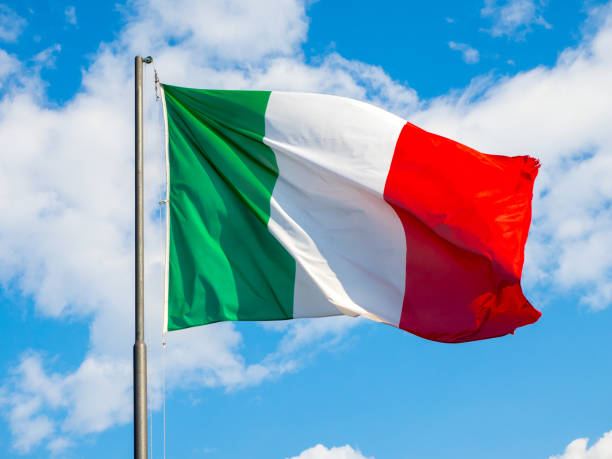
#> input picture Ejemplos/ejemplosTema1/images/banderaItalia.jpg, 612 x 459 px
$ python ejemplo06.py
#> lines starting #> are read from the running program, lines starting #| are printed output that depends on the picture
# Objetivos:
# - Creación de un gif animado
# - Guardar imagen en un archivo

import skimage as ski
import numpy as np
import imageio
import webbrowser

imagenOriginal = ski.io.imread("images/banderaItalia.jpg")
#> imagenOriginal is the input picture: shape (459, 612, 3); mean R, G, B 128.2, 164.1, 189.3
imagenReflejada = imagenOriginal[:, ::-1, :]
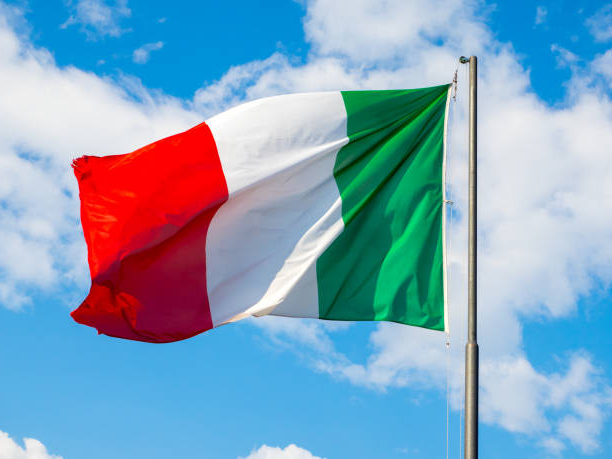
#> imagenReflejada: shape (459, 612, 3); mean R, G, B 128.2, 164.1, 189.3

secuencia = np.stack([imagenOriginal, imagenReflejada], axis=0)

print(f"Forma de la secuencia: {secuencia.shape}")
#| Forma de la secuencia: (2, 459, 612, 3)

imageio.mimsave("images/bandera.gif", secuencia, loop=0, fps=2)  # También podría ser PNG

# Abre el archivo gif desde un navegador...
webbrowser.open("images/bandera.gif")

$ run again, with Ejemplos/ejemplosTema1/images/banderaIrlanda.jpg copied over Ejemplos/ejemplosTema1/images/banderaItalia.jpg
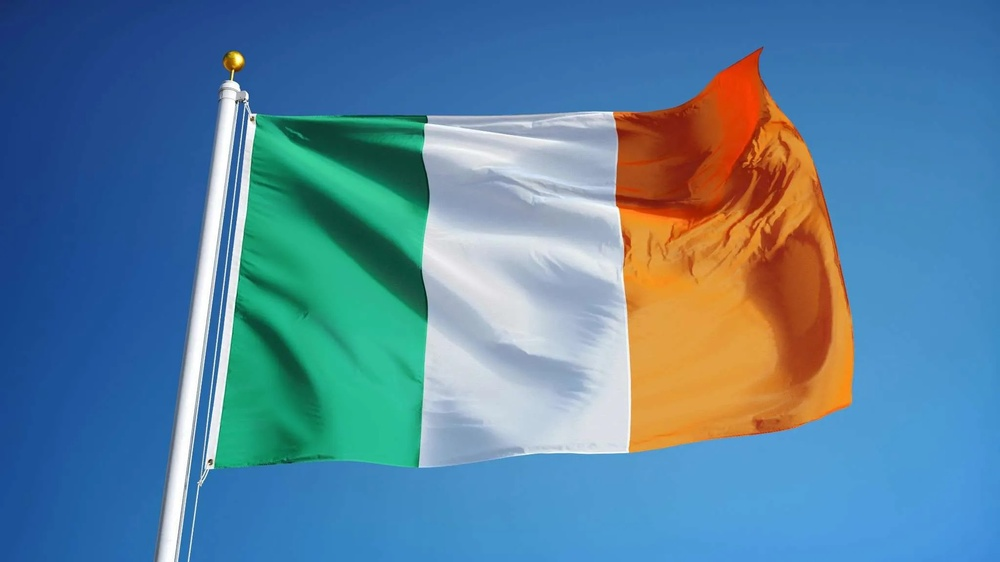
#> input picture Ejemplos/ejemplosTema1/images/banderaIrlanda.jpg, 1000 x 562 px, shrunk from 2048 x 1152 before the run
#> imagenOriginal is the input picture: shape (562, 1000, 3); mean R, G, B 89.1, 130.2, 156.2
#> `imagenReflejada = imagenOriginal[:, ::-1, :]`:
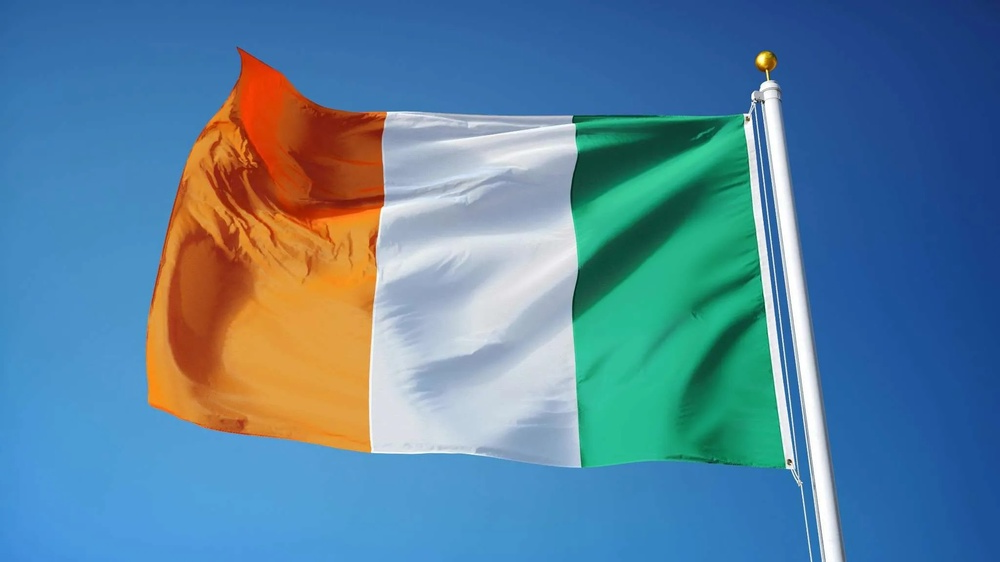
#> imagenReflejada: shape (562, 1000, 3); mean R, G, B 89.1, 130.2, 156.2
#| Forma de la secuencia: (2, 562, 1000, 3)

$ run again, with Ejemplos/ejemplosTema1/images/tablero.jpg copied over Ejemplos/ejemplosTema1/images/banderaItalia.jpg
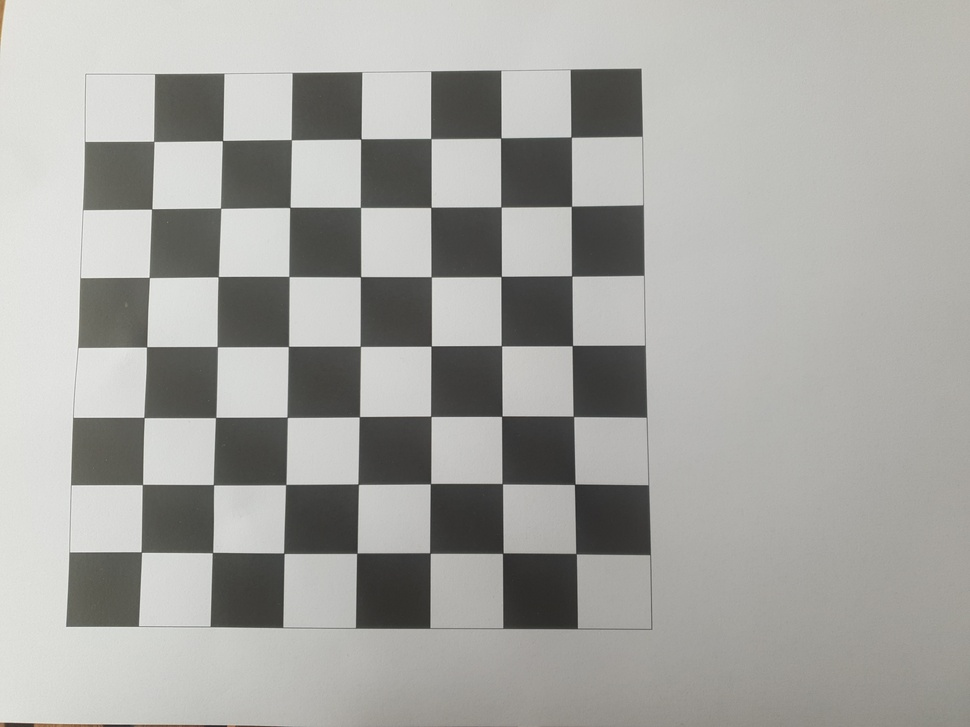
#> input picture Ejemplos/ejemplosTema1/images/tablero.jpg, 970 x 727 px, shrunk from 4032 x 3024 before the run
#> imagenOriginal is the input picture: shape (727, 970, 3); mean R, G, B 165.6, 165.4, 161.6
#> `imagenReflejada = imagenOriginal[:, ::-1, :]`:
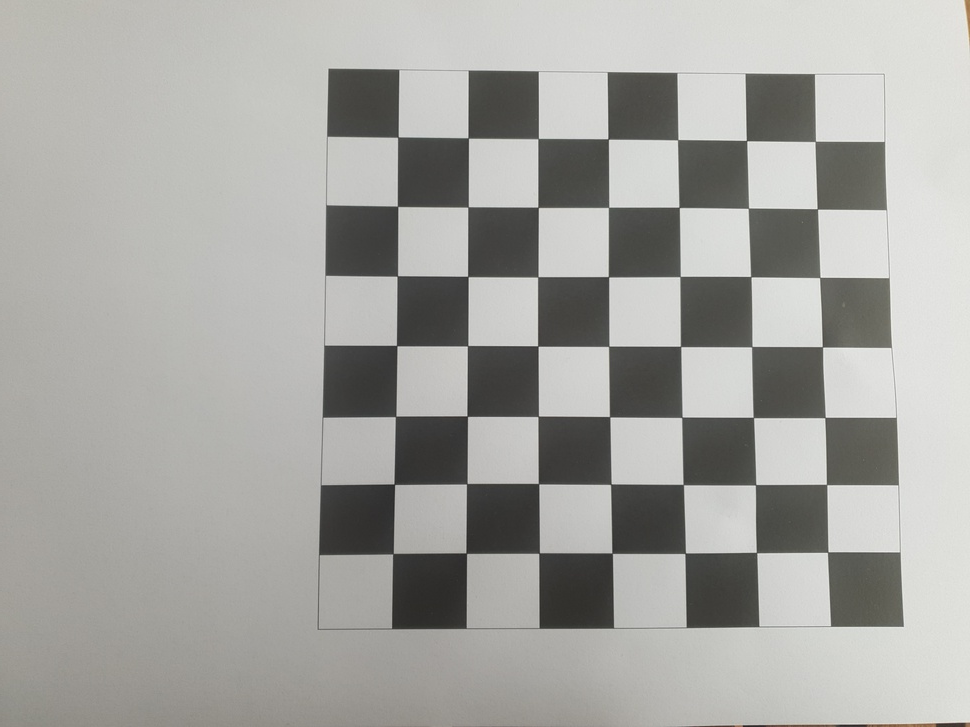
#> imagenReflejada: shape (727, 970, 3); mean R, G, B 165.6, 165.4, 161.6
#| Forma de la secuencia: (2, 727, 970, 3)
